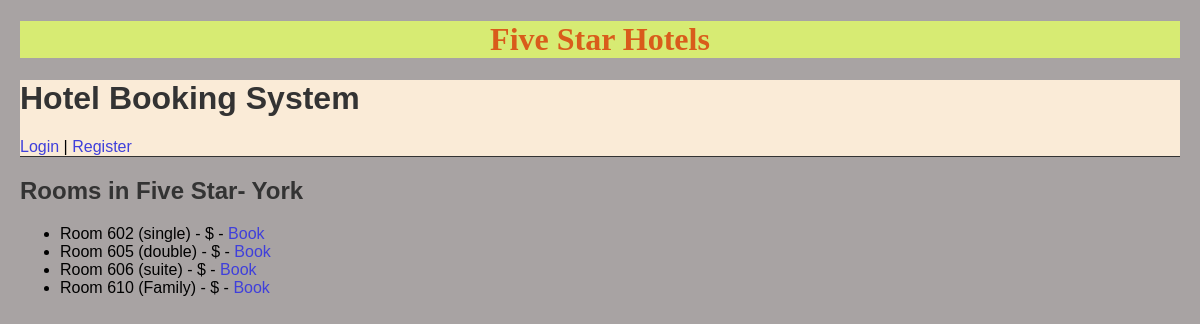
Page /hotel/2/ on the committed database.
### booking/models.py (models this page shows, shortened)
class Hotel(models.Model):
    name = models.CharField(max_length=100)
    location = models.CharField(max_length=100)
    description = models.TextField()

class Room(models.Model):
    ROOM_TYPES = [
        ('single', 'Single'),
        ('double', 'Double'),
        ('suite', 'Suite'),
        ('Family', 'Family'),
    ]
    hotel = models. ForeignKey(Hotel, on_delete=models.CASCADE)
    room_number =models.CharField(max_length=10)
    room_type = models.CharField(max_length=10, choices=ROOM_TYPES)
    price_per_night = models.DecimalField(max_digits=6, decimal_places=2)
    is_available = models.BooleanField(default=True)

### booking/views.py (the view)
# urls.py: path('hotel/<int:hotel_id>/', views.room_list, name='room_list'),
def room_list(request, hotel_id):
    hotel = get_object_or_404(Hotel, pk=hotel_id)
    rooms = hotel.room_set.filter(is_available=True)
    return render(request, 'booking/room_list.html', {'hotel': hotel, 'rooms': rooms})

### booking/templates/booking/room_list.html
{% extends 'booking/base.html' %}
{% block content %}
<h2>Rooms in {{ hotel.name }}</h2>
<ul>
  {% for room in rooms %}
    <li>Room {{ room.room_number }} ({{ room.room_type }}) - ${{ room.price }} -
        <a href="{% url 'book_room' room.id %}">Book</a></li>
  {% endfor %}
</ul>
{% endblock %}

### booking/templates/booking/base.html (style rules this page uses)
body { font-family: Arial, sans-serif; margin: 20px; background-color: hwb(0 64% 34%); }
h1, h2 { color: #333; }
a { text-decoration: none; color:#3f3fdb; }

### rows in the picture
Hotel: name "Five Star- York"
Room: room_number "602", room_type "single"
Room: room_number "605", room_type "double"
Room: room_number "606", room_type "suite"
Room: room_number "610", room_type "Family"
